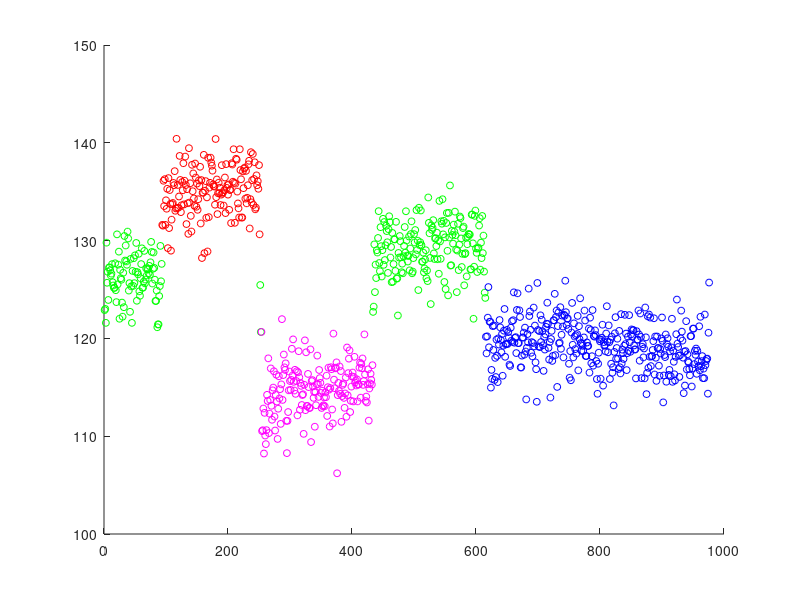

Source code (MATLAB): (Note: this script raises an error after producing the figure.)
%Yutao Han - Cornell University
%11.28.2017
%ORIE 6741 Project, Online Clustering with Chi-squared
%Well Log data
%%
close all;clear all;
%load pre-clustered data
data=csvread('data_final.csv');

%plot data
% figure
% plot(data(:,1),data(:,2),'b')

n_clust=max(data(:,3));%number of clusters
size_data=size(data);
n_pts=size_data(1);%number of points

colors=[1 0 0;0 1 0;0 0 1;1 0 1];%colors for each cluster

%determine where data cuts off for clustering purpose
cut_off=976;
% cut_off=n_pts;
figure
for i=1:cut_off
    for j=1:n_clust
        if data(i,3)==j%if the point belongs to jth cluster
        plot(data(i,1),data(i,2),'color',colors(j,:),'Marker','o','MarkerSize',5)
        end
        hold on
    end
end
%%
%optimize hyperparameters for RBF kernel
%divide into training and test data
train_data=data(1:cut_off,:);
test_data=data(cut_off+1:end,:);

%hyperparameter guesses
ell_init=50;
sf_init=1;
sigma_n_init=3;
log_hyp_init=[log(ell_init);log(sf_init);log(sigma_n_init)];
k=@covSEiso;%function handle for which kernel to use

%optimize hyperparameters for training data
for i=1:n_clust%iterate through each cluster
    
    %get x_opt and y_opt corresponding to that cluster
    idx=find(train_data(:,3)==i);
    x_opt=train_data(idx,1);
    y_opt=train_data(idx,2);
    
    %assume empirical mean (y-mux)
    [log_hyp_opt nlml_it num_it] = minimize(log_hyp_init,'ToyGP_negLogProb',-20000,x_opt,y_opt,k);
    hyp_opt=exp(log_hyp_opt);
    test_hyp_opt(:,i)=[i;hyp_opt];
    %check_params=log_hyp_init;
    %checkgrad('ToyGP_negLogProb', check_params, 1e-5,x_opt,y_opt,k)
end
%%
%optimize hyperparameters for SM kernel
%divide into training and test data
train_data=data(1:cut_off,:);
test_data=data(cut_off+1:end,:);

k=@covSMfast;%cov function handle

%optimize hyperparameters for training data
for i=1:n_clust%iterate through each cluster
    
    %get x_opt and y_opt corresponding to that cluster
    idx=find(train_data(:,3)==i);
    x_opt=train_data(idx,1);
    y_opt=train_data(idx,2);
    
    %fit spectral mixture kernel to the data
    [N,D]=size(x_opt);%Dimension of input "x"
    Q=10;%Number of Gaussian Mixture Components
    
    nlml=Inf;
    n_it=10;
    
    for j=1:n_it
        
        log_hyp_init=initSMhypers(Q,x_opt,y_opt);%initialise SM hyperparameters
        sigma_n_init=3.5;%intial guess for noise, need smarter way to initialize sigma_n_init
        %for non-noise models this should be close to zero
        log_hyp_init=[log_hyp_init; log(sigma_n_init)];
        
        shortrun=100;%short run function evaluations

        log_hyp_opt=minimize(log_hyp_init,'NLP_SM',-shortrun,x_opt,y_opt,k,Q,D);
        %log_hyp_opt=minimize(log_hyp_init,'NLP_SM_nonoise',-shortrun,x_opt,y_opt,k,Q,D);
        
        %function [nlml, dnlml] = NLP_SM_nonoise(log_hyp,x,y,k,Q,D)
        %[nlml_new, dnlml] = NLP_SM_nonoise(log_hyp_opt,x_opt,y_opt,k,Q,D);
        %function [nlml, dnlml] = NLP_SM(log_hyp,x,y,k,Q,D)
        [nlml_new, dnlml]=NLP_SM(log_hyp_opt,x_opt,y_opt,k,Q,D);
        
        if (nlml_new < nlml)%replace the initialized hyperparameters, if better nlml achieved
            log_hyp_proc = log_hyp_opt;
            nlml = nlml_new;
        end       
        print_it=[i j]
    end
    
    %after initializing hyperparameters, marginalize over them
    longrun=1000;
    %log_hyp_opt=minimize(log_hyp_proc,'NLP_SM_nonoise',-longrun,x_opt,y_opt,k,Q,D);
    log_hyp_opt=minimize(log_hyp_proc,'NLP_SM',-longrun,x_opt,y_opt,k,Q,D);
    log_hyp_save(:,i)=log_hyp_opt;
end
%%
%given optimized hyperparameters for each cluster
%cluster every 10 new points in test_data
size_test=size(test_data);
n_test=size_test(1);
size_train=size(train_data);
n_train=size_train(1);

%size of the window is 10 pts
size_w=10;
n_w=floor(n_test/size_w);%number of size_w point intervals to be clustered online

mod_test=mod(n_test,size_w);%leftover points

test_data_clust=test_data;%data that is clustered

for i=1:n_w
    %points to be clustered
    xstar=test_data(size_w*i-size_w+1:size_w*i,1);
    ystar=test_data(size_w*i-size_w+1:size_w*i,2);
%     xstar=data(:,1);
%     ystar=data(:,2);
    
    E_save=[];
    SD_save=[];
    for j=1:n_clust%iterate through each cluster
        %get x_opt and y_opt corresponding to that cluster
        idx=find(train_data(:,3)==j);
        x_opt=train_data(idx,1);
        y_opt=train_data(idx,2);
        
        %for RBF
        %hyp_j=test_hyp_opt(2:end,j);%hyperparameters of jth cluster
        %log_hyp_j=log(hyp_j);%log hyperparameters
        
        %for SM
        [N,D]=size(x_opt);%Dimension of input "x"
        Q=10;%Number of Gaussian Mixture Components
        %now given final optimized hyperparameters, do prediction
        %find E, and Cov
        log_hyp_opt=log_hyp_save(:,j);
        %[E,Cov]=SM_pred_nonoise(log_hyp_opt,x_opt,y_opt,x_star,k,Q,D);
        [E,Cov]=SM_pred(log_hyp_opt,x_opt,y_opt,xstar,k,Q,D);
        
        %for RBF
        %expected value and covariance of y(xstar) given GP
        %[E,Cov]=OnlineClust_E_Cov(log_hyp_j,x_opt,y_opt,xstar,ystar,k);
        %noise of f_dstar 
        %sigma_n=hyp_j(3);
        
        %for SM
        sigma_n=exp(log_hyp_opt(end));
        
        %dimension of measurement vector
        dim_star=length(E);
        %covariance of test statistic
        Cov_ts=Cov+sigma_n^2*eye(dim_star);
        Cov_ts=Cov_ts+1e-6*eye(dim_star);%add jitter
        %function X=cholesky_sol(A,B)
        inv_Cov_ts=cholesky_sol(Cov_ts,eye(dim_star));
        %test statistic
        ts=(ystar-E)'*inv_Cov_ts*(ystar-E);
        %p=chi2cdf(x,v,'upper')
        S=chi2cdf(ts,dim_star,'upper');   
        
        %note: S is always positive and represents the probability of
        %observing ystar given the underlying GP distribution, the larger S
        %is the more likely that ystar was generated given E,Cov
        
        %save E and SD for debugging
        SD=sqrt(diag(Cov));
        E_save(:,j)=E;
        SD_save(:,j)=SD;
        
        %save the likelihood
        L(j,:)=[j log(S)];
    end
    
    %assign test_data_clust data to cluster with highest likelihood
    [val_max,idx_max]=max(L(:,2));
    test_data_clust(size_w*i-size_w+1:size_w*i,3)=idx_max;
    
    %predict future points and save for plotting

end
%%
close all

figure
for i=1:n_train
    for j=1:n_clust
        if train_data(i,3)==j%if the point belongs to jth cluster
        plot(train_data(i,1),train_data(i,2),'color',colors(j,:),'Marker','o','MarkerSize',5)
        end
        hold on
    end
end

% for i=1:length(xstar)
% plot(xstar(i),ystar(i),'k','Marker','o','MarkerSize',5)
% hold on
% end
%plot E_save and SD_save
for i=1:n_clust
    plot(xstar,E_save(:,i),'color',colors(i,:),'LineWidth',3)
    
    hold on
end
%%
close all
test_plot=[train_data;test_data_clust];
figure
for i=1:n_pts
    for j=1:n_clust
        if test_plot(i,3)==j%if the point belongs to jth cluster
        plot(test_plot(i,1),test_plot(i,2),'color',colors(j,:),'Marker','o','MarkerSize',5)
        end
        hold on
    end
end
%%
close all
figure
for i=1:n_train
    for j=1:n_clust
        if train_data(i,3)==j%if the point belongs to jth cluster
        plot(train_data(i,1),train_data(i,2),'color',colors(j,:),'Marker','o','MarkerSize',5)
        end
        hold on
    end
end
for i=1:n_w
    for j=1:n_clust
        if test_data_clust(size_w*i,3)==j
        plot(test_data_clust(size_w*i-size_w+1:size_w*i,1),test_data_clust(size_w*i-size_w+1:size_w*i,2),...
            'color',colors(j,:),'Marker','o','MarkerSize',5,'LineStyle','none')
        end
        hold on
    end
    pause(.3)
end

